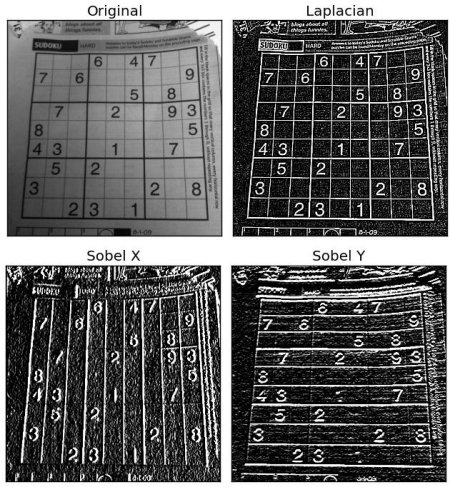
#> input picture img/sudoku.jpg, 450 x 487 px
$ python cv-6-gradient-sobel.py   (older library calls are emulated)
#> lines starting #> are read from the running program, lines starting #| are printed output that depends on the picture
import cv2
import numpy as np
from matplotlib import pyplot as plt

img = cv2.imread('img/sudoku.jpg')
#> img is the input picture: shape (487, 450, 3); min 0, max 255, mean 97.4

# Output dtype = cv2.CV_8U
sobelx8u = cv2.Sobel(img,cv2.CV_8U,0,1,ksize=3)
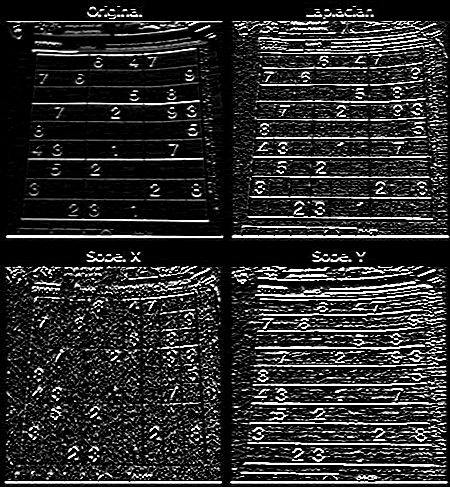
#> sobelx8u: shape (487, 450, 3); min 0, max 255, mean 44.3
sobely8u = cv2.Sobel(img,cv2.CV_8U,1,0,ksize=3)
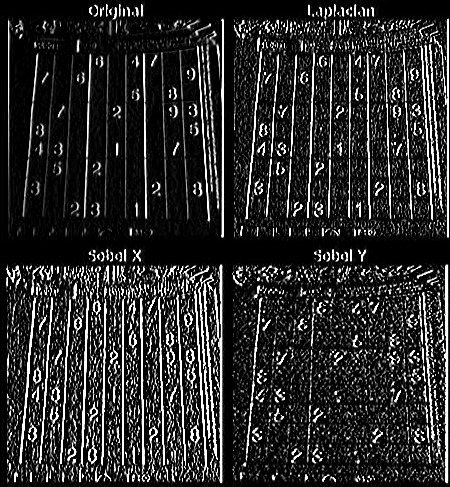
#> sobely8u: shape (487, 450, 3); min 0, max 255, mean 43.1

# [4 lines of commented-out code are left out]

plt.subplot(1,3,1),plt.imshow(img,cmap = 'gray')
plt.title('Original'), plt.xticks([]), plt.yticks([])
plt.subplot(1,3,2),plt.imshow(sobelx8u,cmap = 'gray')
plt.title('Sobel x'), plt.xticks([]), plt.yticks([])
plt.subplot(1,3,3),plt.imshow(sobely8u,cmap = 'gray')
plt.title('Sobel y'), plt.xticks([]), plt.yticks([])

plt.show()
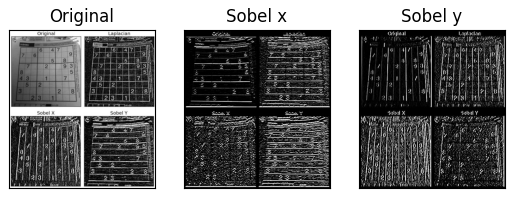
#> figure drawn by matplotlib, 3 panels
